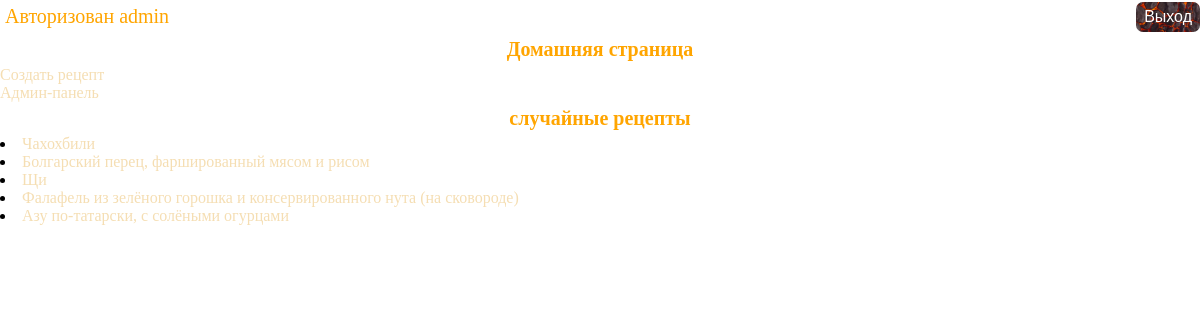
The app's page / (signed in) with its own data.
### recipe/models.py (models this page shows, shortened)
class Recipe(models.Model):
    name = models.CharField(max_length=150, blank=False, null=False, unique=True, verbose_name='Название блюда')
    description = models.TextField(max_length=2000, blank=False, null=False, verbose_name='Описание блюда')
    steps = models.TextField(max_length=5000, blank=False, null=False, verbose_name='Шаги приготовления блюда')
    time = models.CharField(max_length=60, blank=False, null=False, verbose_name='Время приготовления блюда')
    image = models.ImageField(upload_to=create_path_to_upload, blank=False, null=False, verbose_name='Изображение блюда')
    author = models.ForeignKey(to=User, on_delete=models.SET_DEFAULT, default=1, related_name='recipes',
                               related_query_name='recipe')
    ingredients = models.TextField(max_length=2000, blank=False, null=False, verbose_name='Ингридиенты')
    category = models.ForeignKey(to='Category', on_delete=models.SET_NULL, null=True, related_name='recipes',
                                 related_query_name='recipe')
    date_create = models.DateField(auto_now_add=True, verbose_name='Дата добавления')
    class Meta:
        verbose_name = 'Рецепт'
        verbose_name_plural = 'Рецепты'

### recipe/views.py (the view)
# urls.py: path("", ReciptView.as_view(), name="index"),
class ReciptView(ListView):
    queryset = Recipe.objects.order_by('?').select_related('category')[:5]
    template_name = 'recipe/index.html'

### recipe/templates/recipe/index.html (shortened to what this page needs)
{% extends 'recipe/base.html' %}
    {% block body %}
<div>
    <div>
        <h2 class="menu_text">Домашняя страница</h2>
    </div>
            <div>
                <div>
                    <a class="text" href="{% url 'recipe:create_recipe'%}">Создать рецепт</a>
                </div>
                        {% if user.is_staff %}
        <div>
            <a class="text" href="{% url 'admin:index' %}">Админ-панель</a><br>
        </div>
        {% endif %}
            </div>
</div>
<div>
    <h2 class="menu_text">случайные рецепты</h2>
</div>
        {% for recipe in object_list %}
            <li>
                <a class="text" href="{% url 'recipe:detail_recipe' pk=recipe.pk %}">{{ recipe.name }}</a>
            </li>
        {% empty %}
            <p>Пока ничего</p>
        {% endfor %}
    {% endblock %}

### recipe/templates/recipe/base.html (shortened to what this page needs)
<!doctype html>
<html lang="en">
<head>
    {% load static %}
    <div class="menu">
        {% if not user.is_authenticated %}
        <div>
            <h5 class="menu_text">Вы не авторизованы</h5>
        </div>
        {% else %}
        <div>
            <p class="menu_text">Авторизован {{ user }}</p>
        </div>
        {% endif %}
        {% if not user.is_authenticated %}
        <div class="menu_button">
            <div>
                <button class="button_style"><a href="{% url 'myauth:login' %}">Вход</a></button>
                <br>
            </div>
            <div>
                <button><a href="{% url 'myauth:register' %}">Регистрация</a></button>
            </div>
            {% else %}
            <div>
                <button><a href="{% url 'myauth:logout' %}">Выход</a></button>
            </div>
            {% endif %}
        </div>
</head>
<body>
{% block body %}
{% endblock %}
</body>
</html>

### records on screen
Recipe: name "Чахохбили"
Recipe: name "Болгарский перец, фаршированный мясом и рисом"
Recipe: name "Щи"
Recipe: name "Фалафель из зелёного горошка и консервированного нута (на сковороде)"
Recipe: name "Азу по-татарски, с солёными огурцами"

### other values on screen
{{ user }} "admin"
